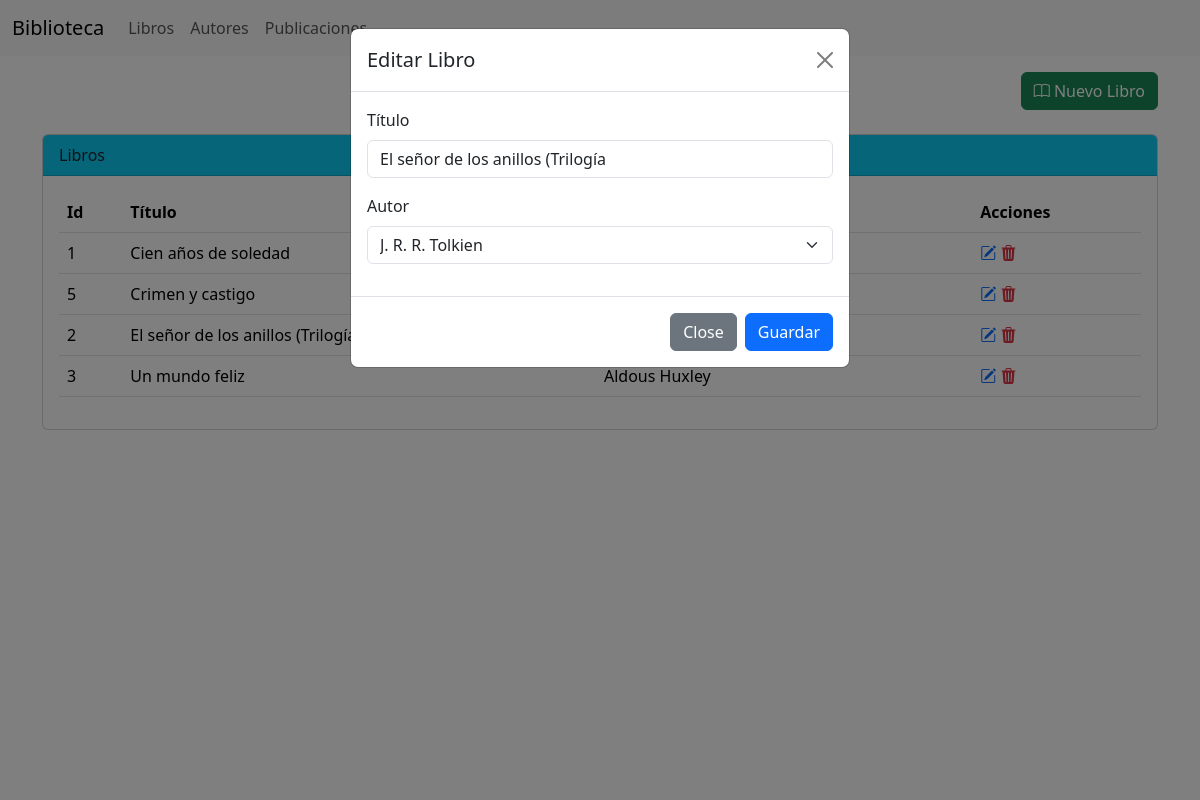
Page /books/2/edit/ on the committed database.
### biblioteca_app/models.py (models this page shows, shortened)
class Book(models.Model):
    title = models.CharField(max_length=255)
    author = models.ForeignKey(Author, related_name="books", on_delete=models.CASCADE)
    created_at = models.DateTimeField(auto_now_add=True)
    updated_at = models.DateTimeField(auto_now=True)

class Author(models.Model):
    name        = models.CharField(max_length=255)
    created_at  = models.DateTimeField(auto_now_add=True)
    updated_at  = models.DateTimeField(auto_now=True)
    def __str__(self):
        return self.name

### biblioteca_app/views.py (the view, shortened to what this page needs)
# urls.py: path("books/<int:pk>/edit/", books_update, name="books_update"),
@require_http_methods(["GET", "POST"])
def books_update(request, pk):
    libro = get_object_or_404(Book, id=pk)
    libros = Book.objects.select_related("author").order_by("title")
    form = BookForm(instance=libro)
    context = {
            'libros' : libros,
            'modo': 'editar',
            'form': form,
            'abrir_modal': True
        }
    return render(request, "books_list.html", context)

### biblioteca_app/forms.py
class BookForm(forms.ModelForm):
    class Meta:
        model = Book
        fields = ["title", "author"]
        widgets= {
            'title': forms.TextInput(attrs={
                'class': 'form-control',
                'placeholder' : 'Ingrese el título del libro'
            }),
            'author': forms.Select(attrs={
                'class': 'form-select'
            }),
        }

### biblioteca_app/templates/books_list.html (shortened to what this page needs)
{% extends "base.html" %}
{% block extra_css %}
<link href="https://cdn.datatables.net/v/dt/dt-2.3.7/datatables.min.css" rel="stylesheet"
>
{% endblock %}
{% block content %}
<div class="mt-3 d-flex justify-content-end">
    <a class="btn btn-success" href="" data-bs-toggle="modal" data-bs-target="#bookModal">
        <i class="bi bi-book"></i> Nuevo Libro
    </a>
</div>
<div class="card mt-4">
    <div class="card-header bg-info">
        Libros
    </div>
    <div class="card-body">
        <table class="table" id="tabla-libros">
            <thead>
                <tr>
                    <th scope="col">Id</th>
                    <th scope="col">Título</th>
                    <th scope="col">Autor</th>
                    <th scope="col">Acciones</th>
                </tr>
            </thead>
            <tbody>
                {% for libro in libros %}
                <tr>
                    <td>{{ libro.id }}</td>
                    <td>{{ libro.title }}</td>
                    <td>{{ libro.author }}</td>
                    <td>
                        <div>
                            <a class="text-primary" href="{% url 'books_update' libro.id %}">
                                <i class="bi bi-pencil-square"></i></a>
                            <a
                            class="text-danger delete-btn"
                            href=""
                            data-url ="{% url 'books_delete' libro.id %}"
                            data-text ="Se eliminará {{ libro.title }}. Esta acción no se puede revertir"
                            data-title = "¿Eliminar Libro?"
                            >
                            <i class="bi bi-trash3-fill"></i>
                            </a>
                        </div>
                    </td>
                </tr>
                {% empty %}
                <tr>
                    <td>No hay libros</td>
                </tr>
                {% endfor %}
            </tbody>
        </table>
    </div>
</div>
<div class="modal fade" id="bookModal" tabindex="-1" aria-labelledby="bookModalLabel" aria-hidden="true">
    <div class="modal-dialog">
        <div class="modal-content">
            <form  action="{% if modo == 'crear' %}{% url 'books_create' %}{% endif %}"method="POST" novalidate>
            <div class="modal-header">
                <h1 class="modal-title fs-5" id="bookModalLabel">
                {% if modo == "crear" %}
                    Nuevo Libro
                {% else %}
                    Editar Libro
                {% endif %}
                </h1>
                <button type="button" class="btn-close" data-bs-dismiss="modal" aria-label="Close"></button>
            </div>
            <div class="modal-body">
                <div class="mb-3">
                    <label for="{{ form.title.id_for_label }}" class="form-label">Título</label>
                    {{ form.title }}
                </div>
                <div class="mb-3">
                    <label for="{{ form.author.id_for_label }}" class="form-label">Autor</label>
                    {{ form.author }}
                </div>
            </div>
            <div class="modal-footer">
                <button type="button" class="btn btn-secondary" data-bs-dismiss="modal">Close</button>
                <button type="submit" class="btn btn-primary">Guardar</button>
            </div>
            </form>
        </div>
    </div>
</div>
{% endblock %}

### rows in the picture
Book: id "1", title "Cien años de soledad"
Book: id "5", title "Crimen y castigo"
Book: id "2", title "El señor de los anillos (Trilogía", author "J. R. R. Tolkien"
Book: id "3", title "Un mundo feliz", author "Aldous Huxley"
